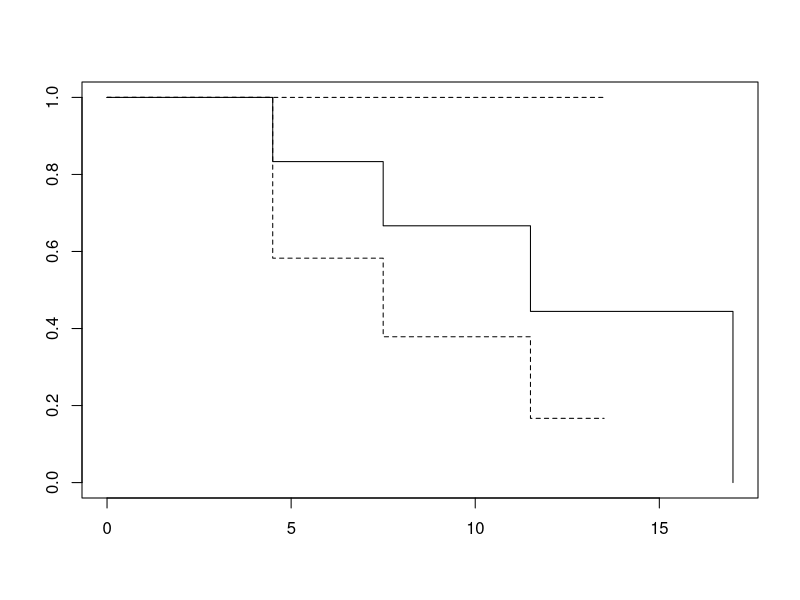

Reproduce this figure in R.
## ---- chunk 1
library(tidyverse)
library(survival)
library(survminer)
library(tidyr)
library(kableExtra)
library(broom)
## ---- chunk 2
data <- tibble(
  ID = c(1, 2, 3, 4, 5, 6),
  time = c(4.5, 7.5, 8.5, 11.5, 13.5, 17),
  failure = c(1, 1, 0, 1, 0, 1)
)
## ---- chunk 3
KM_est <- Surv(data$time, data$failure)

KM_fit <- survfit(Surv(time, failure) ~ 1, data = data) 
summary(KM_fit, time = 12)
## ---- chunk 4
plot(KM_fit)
